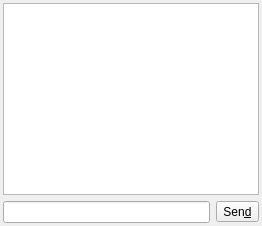
       <widget class="QWidget" name="chatTab">
        <property name="toolTip">
         <string/>
        </property>
        <property name="accessibleName">
         <string/>
        </property>
        <property name="accessibleDescription">
         <string/>
        </property>
        <attribute name="title">
         <string>Chat</string>
        </attribute>
        <layout class="QVBoxLayout" name="verticalLayout_3">
         <property name="leftMargin">
          <number>3</number>
         </property>
         <property name="topMargin">
          <number>3</number>
         </property>
         <property name="rightMargin">
          <number>3</number>
         </property>
         <property name="bottomMargin">
          <number>3</number>
         </property>
         <item>
          <widget class="ChatTextEdit" name="chatEdit">
           <property name="mouseTracking">
            <bool>false</bool>
           </property>
           <property name="accessibleName">
            <string>Channel messages and event log</string>
           </property>
           <property name="tabChangesFocus">
            <bool>true</bool>
           </property>
           <property name="undoRedoEnabled">
            <bool>false</bool>
           </property>
           <property name="readOnly">
            <bool>false</bool>
           </property>
           <property name="textInteractionFlags">
            <set>Qt::LinksAccessibleByKeyboard|Qt::LinksAccessibleByMouse|Qt::TextBrowserInteraction|Qt::TextEditable|Qt::TextEditorInteraction|Qt::TextSelectableByKeyboard|Qt::TextSelectableByMouse</set>
           </property>
          </widget>
         </item>
         <item>
          <layout class="QHBoxLayout" name="horizontalLayout_2" stretch="0,0">
           <item>
            <widget class="ChatLineEdit" name="msgEdit"/>
           </item>
           <item>
            <widget class="QToolButton" name="sendButton">
             <property name="sizePolicy">
              <sizepolicy hsizetype="Minimum" vsizetype="Fixed">
               <horstretch>0</horstretch>
               <verstretch>0</verstretch>
              </sizepolicy>
             </property>
             <property name="toolTip">
              <string>Send text message</string>
             </property>
             <property name="text">
              <string>Sen&amp;d</string>
             </property>
            </widget>
           </item>
          </layout>
         </item>
        </layout>
       </widget>
